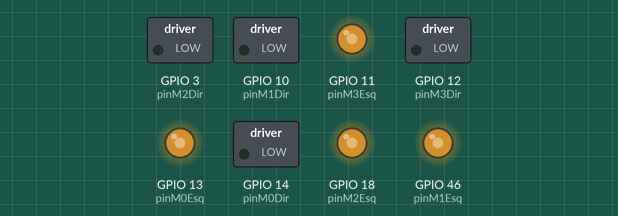
A program run on a simulated ESP32-S3. On the bench: switched loads named in the program (green lamp = pin HIGH), output pins drawn as LEDs (lit = HIGH).

Above: at 0.05 s.
At 1.0 s:
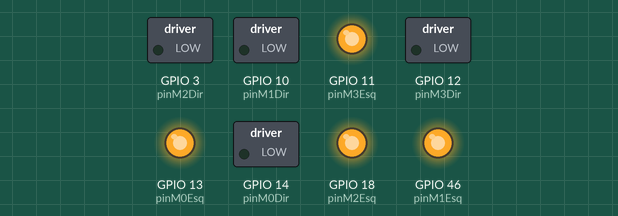
Timing chart, 0 to 3.0 s (numbered marks = the images above):
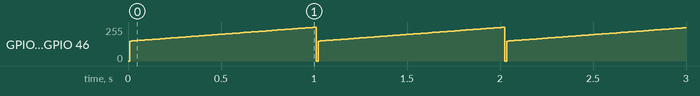

Measured:
- by itself, GPIO 11 (pinM3Esq), GPIO 13 (pinM0Esq), GPIO 18 (pinM2Esq), GPIO 46 (pinM1Esq): ramps from 0/255 to 255/255 and jumps back, once every 1.0 s

The program:

main.cpp
```cpp
#include <Arduino.h>

#define pinM0Dir 14
#define pinM0Esq 13
#define pinM1Dir 10
#define pinM1Esq 46
#define pinM2Dir 3
#define pinM2Esq 18
#define pinM3Dir 12
#define pinM3Esq 11

#define frequenciaPWM 20000
#define resolucaoPWM 8

const uint8_t pinMotor[4][2] = {
  {pinM0Esq, pinM0Dir},
  {pinM1Esq, pinM1Dir},
  {pinM2Esq, pinM2Dir},
  {pinM3Esq, pinM3Dir}
};

const uint8_t chMotor [4][2] =
{
  {0,1},
  {2,3},
  {4,5},
  {6,7}
};


uint8_t velocidade (uint8_t);

void setup()
{
  Serial.begin(9600);
  for(int i = 0; i < 4; i++)
   for(char j = 0; j < 2; j++)
  {
   pinMode(pinMotor[i][j], OUTPUT);
   ledcSetup(chMotor[i][j], frequenciaPWM, resolucaoPWM);
   ledcAttachPin(pinMotor[i][j], chMotor[i][j]);
  }
}

void loop()
{
 for(char i = 0; i <= 100; i++)
 {
  ledcWrite(chMotor[0][0], velocidade(i));
  ledcWrite(chMotor[1][0], velocidade(i));
  ledcWrite(chMotor[2][0], velocidade(i));
  ledcWrite(chMotor[3][0], velocidade(i));
  delay(10);
 }
}


uint8_t velocidade (uint8_t valor)
{
  return valor != 0
  ? map(valor, 0, 100, 150, 255)
  : 0;
}
```
